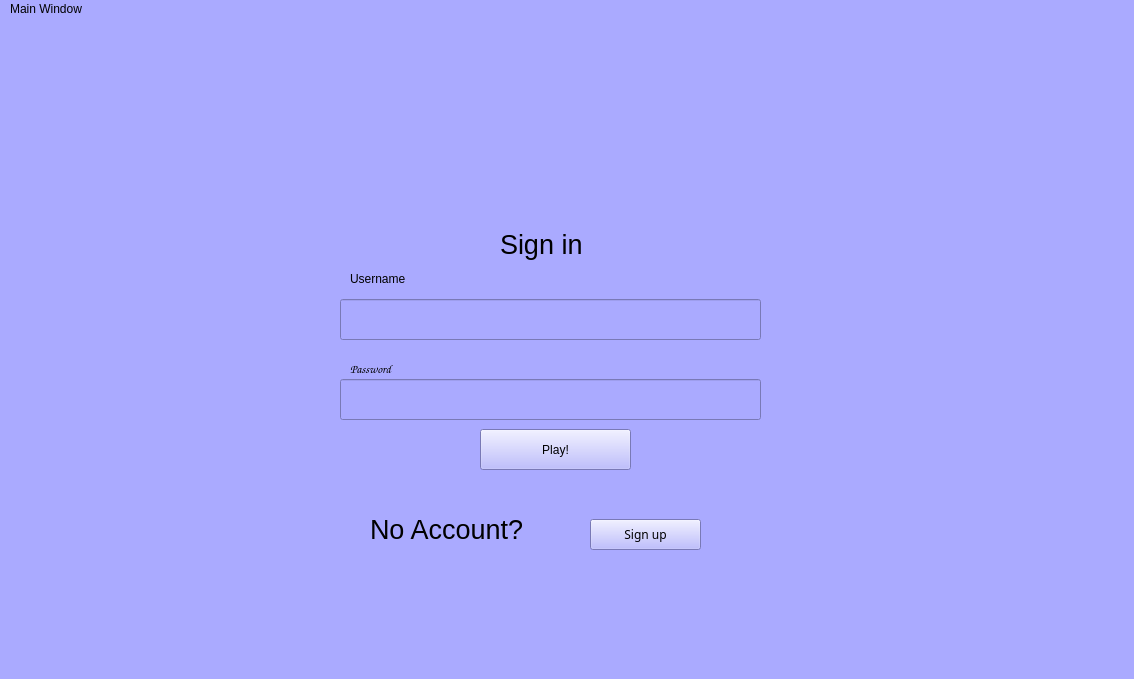
<?xml version="1.0" encoding="UTF-8"?>
<ui version="4.0">
 <class>MainWindow</class>
 <widget class="QMainWindow" name="MainWindow">
  <property name="geometry">
   <rect>
    <x>0</x>
    <y>0</y>
    <width>1134</width>
    <height>679</height>
   </rect>
  </property>
  <property name="font">
   <font>
    <family>Berlin Sans FB</family>
   </font>
  </property>
  <property name="windowTitle">
   <string>MainWindow</string>
  </property>
  <property name="styleSheet">
   <string notr="true">border-color: rgb(255, 0, 255);
background-color: qlineargradient(spread:pad, x1:0, y1:0, x2:1, y2:0, stop:0 rgba(0, 0, 0, 255), stop:1 rgba(255, 255, 255, 255));

background-color: rgb(170, 170, 255);</string>
  </property>
  <widget class="QWidget" name="centralwidget">
   <widget class="QLineEdit" name="txtUserName">
    <property name="geometry">
     <rect>
      <x>340</x>
      <y>280</y>
      <width>421</width>
      <height>41</height>
     </rect>
    </property>
    <property name="styleSheet">
     <string notr="true">font: 700 italic 9pt &quot;Segoe UI&quot;;</string>
    </property>
   </widget>
   <widget class="QLineEdit" name="txtPassword">
    <property name="geometry">
     <rect>
      <x>340</x>
      <y>360</y>
      <width>421</width>
      <height>41</height>
     </rect>
    </property>
   </widget>
   <widget class="QLabel" name="label">
    <property name="geometry">
     <rect>
      <x>350</x>
      <y>250</y>
      <width>81</width>
      <height>20</height>
     </rect>
    </property>
    <property name="styleSheet">
     <string notr="true">font: 9pt &quot;Comic Sans MS&quot;;</string>
    </property>
    <property name="text">
     <string>Username</string>
    </property>
   </widget>
   <widget class="QLabel" name="label_2">
    <property name="geometry">
     <rect>
      <x>350</x>
      <y>340</y>
      <width>81</width>
      <height>20</height>
     </rect>
    </property>
    <property name="font">
     <font>
      <family>Comic Sans MS</family>
     </font>
    </property>
    <property name="text">
     <string>Password</string>
    </property>
   </widget>
   <widget class="QPushButton" name="btnPlay">
    <property name="geometry">
     <rect>
      <x>480</x>
      <y>410</y>
      <width>151</width>
      <height>41</height>
     </rect>
    </property>
    <property name="styleSheet">
     <string notr="true">font: 600 9pt &quot;Bahnschrift SemiBold&quot;;
background-color: qlineargradient(spread:pad, x1:0, y1:0, x2:1, y2:0, stop:0 rgba(0, 0, 0, 255), stop:1 rgba(255, 255, 255, 255));
background-color: rgb(170, 170, 255);</string>
    </property>
    <property name="text">
     <string>Play!</string>
    </property>
   </widget>
   <widget class="QLabel" name="label_3">
    <property name="geometry">
     <rect>
      <x>370</x>
      <y>490</y>
      <width>211</width>
      <height>41</height>
     </rect>
    </property>
    <property name="font">
     <font>
      <pointsize>20</pointsize>
     </font>
    </property>
    <property name="text">
     <string>No Account?</string>
    </property>
   </widget>
   <widget class="QLabel" name="label_4">
    <property name="geometry">
     <rect>
      <x>500</x>
      <y>200</y>
      <width>121</width>
      <height>51</height>
     </rect>
    </property>
    <property name="font">
     <font>
      <pointsize>20</pointsize>
     </font>
    </property>
    <property name="text">
     <string>Sign in</string>
    </property>
   </widget>
   <widget class="QPushButton" name="pushButton_2">
    <property name="geometry">
     <rect>
      <x>590</x>
      <y>500</y>
      <width>111</width>
      <height>31</height>
     </rect>
    </property>
    <property name="font">
     <font>
      <family>Bahnschrift SemiBold</family>
      <pointsize>9</pointsize>
      <italic>false</italic>
      <fontweight>DemiBold</fontweight>
     </font>
    </property>
    <property name="styleSheet">
     <string notr="true">font: 600 9pt &quot;Bahnschrift SemiBold&quot;;
background-color: qlineargradient(spread:pad, x1:0, y1:0, x2:1, y2:0, stop:0 rgba(0, 0, 0, 255), stop:1 rgba(255, 255, 255, 255));
background-color: rgb(170, 170, 255);</string>
    </property>
    <property name="text">
     <string>Sign up</string>
    </property>
   </widget>
  </widget>
  <widget class="QMenuBar" name="menubar">
   <property name="geometry">
    <rect>
     <x>0</x>
     <y>0</y>
     <width>1134</width>
     <height>26</height>
    </rect>
   </property>
   <widget class="QMenu" name="menuMain_Window">
    <property name="title">
     <string>Main Window</string>
    </property>
   </widget>
   <addaction name="menuMain_Window"/>
  </widget>
  <widget class="QStatusBar" name="statusbar"/>
 </widget>
 <resources/>
 <connections/>
</ui>
